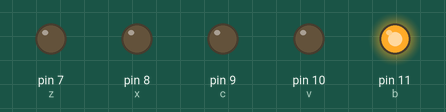
A sketch run on a simulated Arduino Uno, built with avr-gcc and run on an emulated ATmega328P. Parts: output pins drawn as LEDs (lit = HIGH).

Above: at 0.01 s.
At 1.81 s:
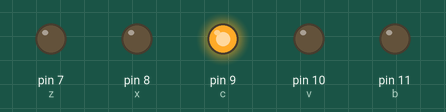
At 2.61 s:
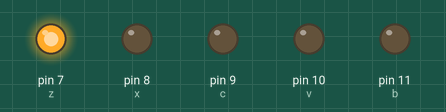
At 3.6 s:
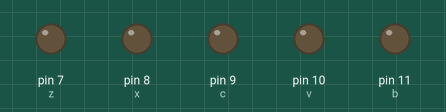
Timing chart, 0 to 5.1 s (numbered marks = the images above):
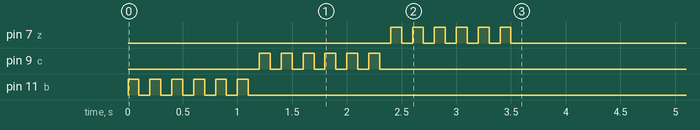

The sketch:

A2_while_22.ino
```cpp
int z = 7;
int x = 8;
int c = 9;
int v = 10;
int b = 11;
int i;
int p;
int l;
int m;
int n;
void setup()
{
  pinMode(z, OUTPUT);
  pinMode(x, OUTPUT);
  pinMode(c, OUTPUT);
  pinMode(v, OUTPUT);
  pinMode(b, OUTPUT);
  while (n < 6)
  {
    digitalWrite(b, HIGH);
    delay(100);
    digitalWrite(b, LOW);
    delay(100);
    n++;
  }
  while (l < 6)
  {
    digitalWrite(c, HIGH);
    delay(100);
    digitalWrite(c, LOW);
    delay(100);
    l++;
  }
  while (i < 6)
  {
    digitalWrite(z, HIGH);
    delay(100);
    digitalWrite(z, LOW);
    delay(100);
    i++;
  }
}
void loop()
{

}
```
